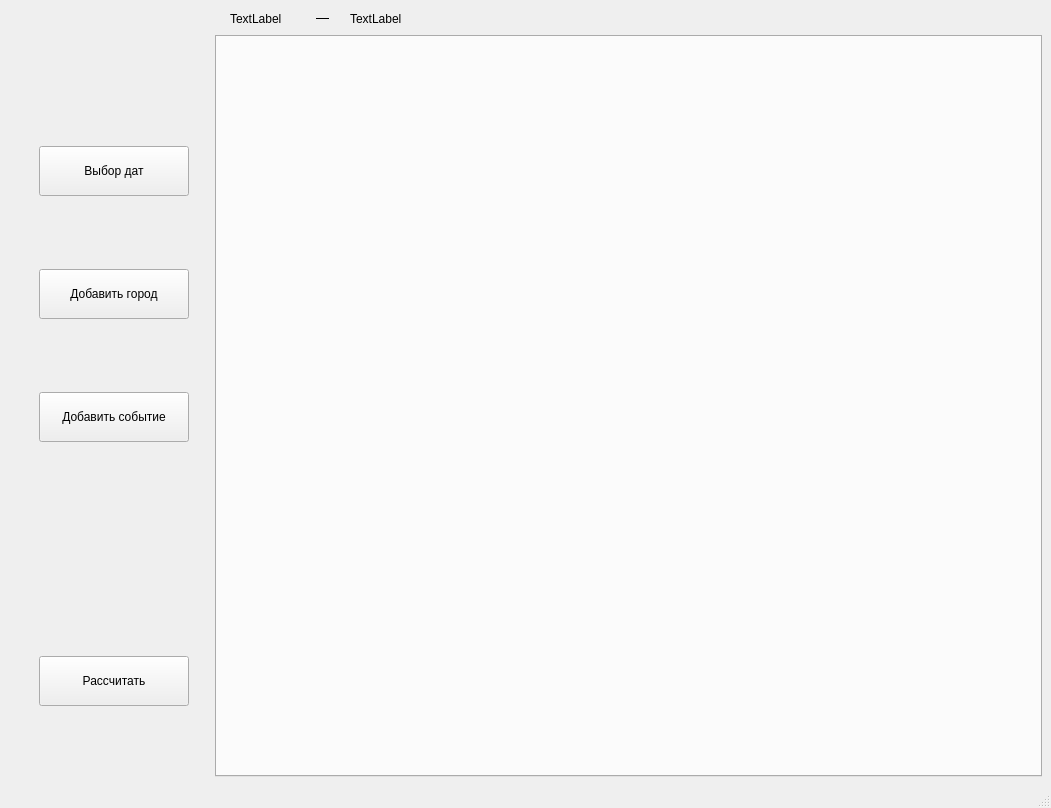
<?xml version="1.0" encoding="UTF-8"?>
<ui version="4.0">
 <class>MainWindow</class>
 <widget class="QMainWindow" name="MainWindow">
  <property name="geometry">
   <rect>
    <x>0</x>
    <y>0</y>
    <width>1051</width>
    <height>808</height>
   </rect>
  </property>
  <property name="minimumSize">
   <size>
    <width>1024</width>
    <height>768</height>
   </size>
  </property>
  <property name="windowTitle">
   <string>MainWindow</string>
  </property>
  <widget class="QWidget" name="centralwidget">
   <layout class="QGridLayout" name="gridLayout">
    <item row="0" column="0">
     <layout class="QHBoxLayout" name="horizontalLayout">
      <item>
       <layout class="QVBoxLayout" name="verticalLayout">
        <item>
         <spacer name="verticalSpacer_2">
          <property name="orientation">
           <enum>Qt::Vertical</enum>
          </property>
          <property name="sizeType">
           <enum>QSizePolicy::Maximum</enum>
          </property>
          <property name="sizeHint" stdset="0">
           <size>
            <width>200</width>
            <height>70</height>
           </size>
          </property>
         </spacer>
        </item>
        <item>
         <layout class="QHBoxLayout" name="horizontalLayout_3">
          <property name="spacing">
           <number>0</number>
          </property>
          <item>
           <spacer name="horizontalSpacer">
            <property name="orientation">
             <enum>Qt::Horizontal</enum>
            </property>
            <property name="sizeType">
             <enum>QSizePolicy::Fixed</enum>
            </property>
            <property name="sizeHint" stdset="0">
             <size>
              <width>10</width>
              <height>20</height>
             </size>
            </property>
           </spacer>
          </item>
          <item>
           <widget class="QPushButton" name="pushButton_2">
            <property name="enabled">
             <bool>true</bool>
            </property>
            <property name="sizePolicy">
             <sizepolicy hsizetype="Fixed" vsizetype="Fixed">
              <horstretch>0</horstretch>
              <verstretch>0</verstretch>
             </sizepolicy>
            </property>
            <property name="minimumSize">
             <size>
              <width>0</width>
              <height>0</height>
             </size>
            </property>
            <property name="maximumSize">
             <size>
              <width>150</width>
              <height>50</height>
             </size>
            </property>
            <property name="sizeIncrement">
             <size>
              <width>0</width>
              <height>0</height>
             </size>
            </property>
            <property name="text">
             <string>Выбор дат</string>
            </property>
           </widget>
          </item>
         </layout>
        </item>
        <item>
         <layout class="QHBoxLayout" name="horizontalLayout_4">
          <item>
           <spacer name="horizontalSpacer_2">
            <property name="orientation">
             <enum>Qt::Horizontal</enum>
            </property>
            <property name="sizeType">
             <enum>QSizePolicy::Fixed</enum>
            </property>
            <property name="sizeHint" stdset="0">
             <size>
              <width>10</width>
              <height>20</height>
             </size>
            </property>
           </spacer>
          </item>
          <item>
           <widget class="QPushButton" name="pushButton">
            <property name="sizePolicy">
             <sizepolicy hsizetype="Fixed" vsizetype="Fixed">
              <horstretch>0</horstretch>
              <verstretch>0</verstretch>
             </sizepolicy>
            </property>
            <property name="minimumSize">
             <size>
              <width>0</width>
              <height>0</height>
             </size>
            </property>
            <property name="maximumSize">
             <size>
              <width>150</width>
              <height>50</height>
             </size>
            </property>
            <property name="text">
             <string>Добавить город</string>
            </property>
           </widget>
          </item>
         </layout>
        </item>
        <item>
         <layout class="QHBoxLayout" name="horizontalLayout_5">
          <item>
           <spacer name="horizontalSpacer_3">
            <property name="orientation">
             <enum>Qt::Horizontal</enum>
            </property>
            <property name="sizeType">
             <enum>QSizePolicy::Fixed</enum>
            </property>
            <property name="sizeHint" stdset="0">
             <size>
              <width>10</width>
              <height>20</height>
             </size>
            </property>
           </spacer>
          </item>
          <item>
           <widget class="QPushButton" name="pushButton_3">
            <property name="sizePolicy">
             <sizepolicy hsizetype="Fixed" vsizetype="Fixed">
              <horstretch>0</horstretch>
              <verstretch>0</verstretch>
             </sizepolicy>
            </property>
            <property name="minimumSize">
             <size>
              <width>0</width>
              <height>0</height>
             </size>
            </property>
            <property name="maximumSize">
             <size>
              <width>150</width>
              <height>50</height>
             </size>
            </property>
            <property name="text">
             <string>Добавить событие</string>
            </property>
           </widget>
          </item>
         </layout>
        </item>
        <item>
         <spacer name="verticalSpacer">
          <property name="orientation">
           <enum>Qt::Vertical</enum>
          </property>
          <property name="sizeType">
           <enum>QSizePolicy::Fixed</enum>
          </property>
          <property name="sizeHint" stdset="0">
           <size>
            <width>200</width>
            <height>141</height>
           </size>
          </property>
         </spacer>
        </item>
        <item>
         <layout class="QHBoxLayout" name="horizontalLayout_6">
          <item>
           <spacer name="horizontalSpacer_4">
            <property name="orientation">
             <enum>Qt::Horizontal</enum>
            </property>
            <property name="sizeType">
             <enum>QSizePolicy::Fixed</enum>
            </property>
            <property name="sizeHint" stdset="0">
             <size>
              <width>10</width>
              <height>20</height>
             </size>
            </property>
           </spacer>
          </item>
          <item>
           <widget class="QPushButton" name="pushButton_4">
            <property name="sizePolicy">
             <sizepolicy hsizetype="Fixed" vsizetype="Fixed">
              <horstretch>0</horstretch>
              <verstretch>0</verstretch>
             </sizepolicy>
            </property>
            <property name="minimumSize">
             <size>
              <width>0</width>
              <height>0</height>
             </size>
            </property>
            <property name="maximumSize">
             <size>
              <width>150</width>
              <height>50</height>
             </size>
            </property>
            <property name="text">
             <string>Рассчитать</string>
            </property>
           </widget>
          </item>
         </layout>
        </item>
       </layout>
      </item>
      <item>
       <layout class="QVBoxLayout" name="verticalLayout_2">
        <item>
         <layout class="QHBoxLayout" name="horizontalLayout_2">
          <item>
           <widget class="QLabel" name="label">
            <property name="sizePolicy">
             <sizepolicy hsizetype="Fixed" vsizetype="Fixed">
              <horstretch>0</horstretch>
              <verstretch>0</verstretch>
             </sizepolicy>
            </property>
            <property name="minimumSize">
             <size>
              <width>0</width>
              <height>0</height>
             </size>
            </property>
            <property name="maximumSize">
             <size>
              <width>65</width>
              <height>20</height>
             </size>
            </property>
            <property name="text">
             <string>TextLabel</string>
            </property>
           </widget>
          </item>
          <item>
           <widget class="Line" name="line">
            <property name="enabled">
             <bool>true</bool>
            </property>
            <property name="sizePolicy">
             <sizepolicy hsizetype="Fixed" vsizetype="Fixed">
              <horstretch>0</horstretch>
              <verstretch>0</verstretch>
             </sizepolicy>
            </property>
            <property name="minimumSize">
             <size>
              <width>0</width>
              <height>0</height>
             </size>
            </property>
            <property name="maximumSize">
             <size>
              <width>13</width>
              <height>1</height>
             </size>
            </property>
            <property name="sizeIncrement">
             <size>
              <width>0</width>
              <height>0</height>
             </size>
            </property>
            <property name="baseSize">
             <size>
              <width>0</width>
              <height>0</height>
             </size>
            </property>
            <property name="toolTipDuration">
             <number>0</number>
            </property>
            <property name="frameShadow">
             <enum>QFrame::Plain</enum>
            </property>
            <property name="lineWidth">
             <number>5</number>
            </property>
            <property name="midLineWidth">
             <number>0</number>
            </property>
            <property name="orientation">
             <enum>Qt::Horizontal</enum>
            </property>
           </widget>
          </item>
          <item>
           <widget class="QLabel" name="label_3">
            <property name="sizePolicy">
             <sizepolicy hsizetype="Fixed" vsizetype="Fixed">
              <horstretch>0</horstretch>
              <verstretch>0</verstretch>
             </sizepolicy>
            </property>
            <property name="minimumSize">
             <size>
              <width>0</width>
              <height>0</height>
             </size>
            </property>
            <property name="maximumSize">
             <size>
              <width>65</width>
              <height>20</height>
             </size>
            </property>
            <property name="toolTipDuration">
             <number>1</number>
            </property>
            <property name="frameShadow">
             <enum>QFrame::Raised</enum>
            </property>
            <property name="text">
             <string>TextLabel</string>
            </property>
           </widget>
          </item>
          <item>
           <spacer name="horizontalSpacer_5">
            <property name="orientation">
             <enum>Qt::Horizontal</enum>
            </property>
            <property name="sizeType">
             <enum>QSizePolicy::Fixed</enum>
            </property>
            <property name="sizeHint" stdset="0">
             <size>
              <width>610</width>
              <height>20</height>
             </size>
            </property>
           </spacer>
          </item>
         </layout>
        </item>
        <item>
         <widget class="QTabWidget" name="tabWidget">
          <property name="currentIndex">
           <number>-1</number>
          </property>
         </widget>
        </item>
       </layout>
      </item>
     </layout>
    </item>
   </layout>
  </widget>
  <widget class="QMenuBar" name="menubar">
   <property name="geometry">
    <rect>
     <x>0</x>
     <y>0</y>
     <width>1051</width>
     <height>26</height>
    </rect>
   </property>
  </widget>
  <widget class="QStatusBar" name="statusbar"/>
 </widget>
 <resources/>
 <connections>
  <connection>
   <sender>pushButton_2</sender>
   <signal>clicked()</signal>
   <receiver>MainWindow</receiver>
   <slot>choose_date()</slot>
   <hints>
    <hint type="sourcelabel">
     <x>159</x>
     <y>162</y>
    </hint>
    <hint type="destinationlabel">
     <x>183</x>
     <y>216</y>
    </hint>
   </hints>
  </connection>
  <connection>
   <sender>pushButton</sender>
   <signal>clicked()</signal>
   <receiver>MainWindow</receiver>
   <slot>add_city()</slot>
   <hints>
    <hint type="sourcelabel">
     <x>159</x>
     <y>282</y>
    </hint>
    <hint type="destinationlabel">
     <x>193</x>
     <y>355</y>
    </hint>
   </hints>
  </connection>
  <connection>
   <sender>pushButton_3</sender>
   <signal>clicked()</signal>
   <receiver>MainWindow</receiver>
   <slot>add_event()</slot>
   <hints>
    <hint type="sourcelabel">
     <x>147</x>
     <y>405</y>
    </hint>
    <hint type="destinationlabel">
     <x>193</x>
     <y>477</y>
    </hint>
   </hints>
  </connection>
  <connection>
   <sender>pushButton_4</sender>
   <signal>clicked()</signal>
   <receiver>MainWindow</receiver>
   <slot>start()</slot>
   <hints>
    <hint type="sourcelabel">
     <x>158</x>
     <y>669</y>
    </hint>
    <hint type="destinationlabel">
     <x>133</x>
     <y>596</y>
    </hint>
   </hints>
  </connection>
 </connections>
 <slots>
  <slot>choose_date()</slot>
  <slot>add_city()</slot>
  <slot>add_event()</slot>
  <slot>start()</slot>
 </slots>
</ui>
